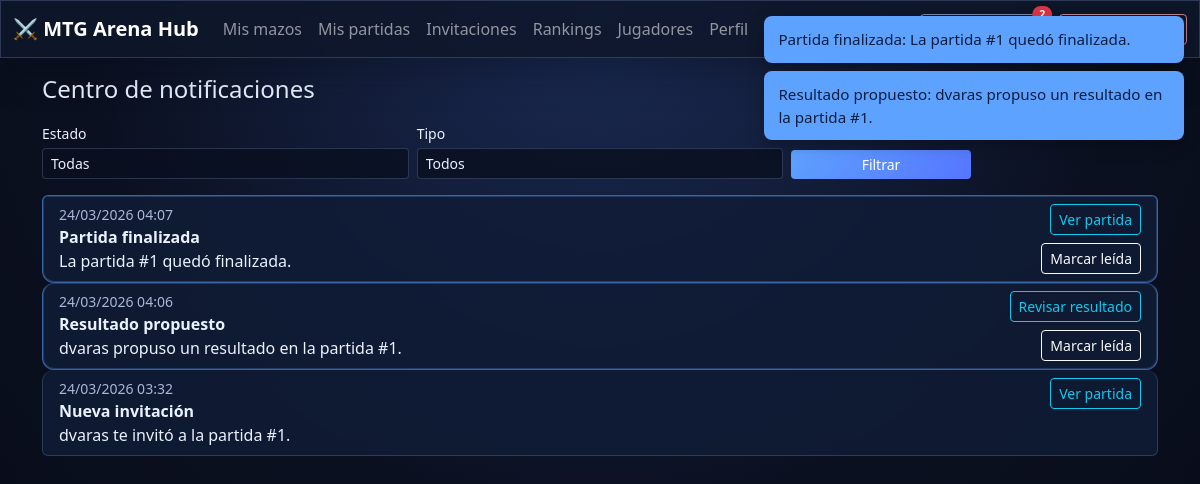
The app's page /matches/notifications/ (signed in) with its own data.
### matches/models.py (models this page shows, shortened)
class MatchNotification(models.Model):
    class Type(models.TextChoices):
        MATCH_CREATED = 'match_created', 'Partida creada'
        INVITATION_ACCEPTED = 'invitation_accepted', 'Invitación aceptada'
        INVITATION_REJECTED = 'invitation_rejected', 'Invitación rechazada'
        RESULT_PROPOSED = 'result_proposed', 'Resultado propuesto'
        RESULT_ACCEPTED = 'result_accepted', 'Resultado aceptado'
        RESULT_REJECTED = 'result_rejected', 'Resultado rechazado'
        MATCH_FINALIZED = 'match_finalized', 'Partida finalizada'
    recipient = models.ForeignKey(User, on_delete=models.CASCADE, related_name='match_notifications')
    actor = models.ForeignKey(User, on_delete=models.CASCADE, related_name='triggered_match_notifications')
    match = models.ForeignKey(Match, on_delete=models.CASCADE, related_name='notifications')
    notification_type = models.CharField(max_length=32, choices=Type.choices)
    title = models.CharField(max_length=120, default='Notificación')
    message = models.TextField()
    action_url = models.CharField(max_length=255, blank=True)
    action_label = models.CharField(max_length=80, blank=True)
    read_at = models.DateTimeField(null=True, blank=True)
    metadata = models.JSONField(default=dict, blank=True)
    is_read = models.BooleanField(default=False)
    created_at = models.DateTimeField(auto_now_add=True)
    class Meta:
        ordering = ['-created_at']
        indexes = [
            models.Index(fields=['recipient', 'is_read', '-created_at']),
            models.Index(fields=['recipient', '-created_at']),
            models.Index(fields=['created_at']),
        ]

### matches/views.py (the view)
# urls.py: path('notifications/', notifications_center, name='notifications_center'),
@login_required
def notifications_center(request):
    notifications_qs = MatchNotification.objects.filter(recipient=request.user).select_related('actor', 'match')
    status_filter = request.GET.get('status', 'all')
    type_filter = request.GET.get('type', 'all')
    if status_filter == 'unread':
        notifications_qs = notifications_qs.filter(is_read=False)
    if type_filter != 'all':
        notifications_qs = notifications_qs.filter(notification_type=type_filter)
    notifications_qs = notifications_qs.order_by('-created_at')
    paginator = Paginator(notifications_qs, 15)
    page_obj = paginator.get_page(request.GET.get('page'))
    return render(
        request,
        'matches/notifications_center.html',
        {
            'page_obj': page_obj,
            'status_filter': status_filter,
            'type_filter': type_filter,
            'notification_types': MatchNotification.Type.choices,
        },
    )

### matches/context_processors.py (called while the page is built)
def notifications(request):
    if not request.user.is_authenticated:
        return {'header_notifications': [], 'unread_notifications_count': 0}
    notifications_qs = (
        MatchNotification.objects.filter(recipient=request.user)
        .select_related('match')
        .order_by('-created_at')[:7]
    )
    header_notifications = list(notifications_qs)
    unread_notifications_count = MatchNotification.objects.filter(recipient=request.user, is_read=False).count()
    return {
        'header_notifications': header_notifications,
        'unread_notifications_count': unread_notifications_count,
    }

### matches/templates/matches/notifications_center.html (shortened to what this page needs)
{% extends 'base.html' %}
{% block content %}
<div class="d-flex flex-wrap justify-content-between align-items-center gap-2 mb-3">
  <h1 class="h4 mb-0">Centro de notificaciones</h1>
  <form method="post" action="{% url 'mark_notifications_read' %}">
    <button type="submit" class="btn btn-outline-light btn-sm">Marcar todas como leídas</button>
  </form>
</div>
<form method="get" class="row g-2 mb-3">
  <div class="col-12 col-md-4">
    <label class="form-label small mb-1" for="id_status">Estado</label>
    <select class="form-select form-select-sm" id="id_status" name="status">
      <option value="all" {% if status_filter == 'all' %}selected{% endif %}>Todas</option>
    </select>
  </div>
  <div class="col-12 col-md-4">
    <label class="form-label small mb-1" for="id_type">Tipo</label>
    <select class="form-select form-select-sm" id="id_type" name="type">
      <option value="all" {% if type_filter == 'all' %}selected{% endif %}>Todos</option>
    </select>
  </div>
  <div class="col-12 col-md-2 align-self-end">
    <button type="submit" class="btn btn-primary btn-sm w-100">Filtrar</button>
  </div>
</form>
<div class="list-group">
  {% for notification in page_obj %}
    <div class="list-group-item notification-card {% if not notification.is_read %}notification-card--unread{% endif %}">
      <div class="d-flex justify-content-between gap-3">
        <div>
          <small class="text-secondary d-block">{{ notification.created_at|date:"d/m/Y H:i" }}</small>
          <strong class="d-block">{{ notification.title }}</strong>
          <span>{{ notification.message }}</span>
        </div>
        <div class="text-end">
          {% if notification.action_url %}
            <a href="{% url 'open_notification' notification.id %}" class="btn btn-outline-info btn-sm mb-2">{{ notification.action_label|default:'Abrir' }}</a>
          {% endif %}
          {% if not notification.is_read %}
            <form method="post" action="{% url 'mark_notification_read' notification.id %}">
              <button type="submit" class="btn btn-outline-light btn-sm">Marcar leída</button>
            </form>
          {% endif %}
        </div>
      </div>
    </div>
  {% empty %}
    <div class="alert alert-secondary mb-0">No hay notificaciones para los filtros seleccionados.</div>
  {% endfor %}
</div>
{% endblock %}

### templates/base.html (shortened to what this page needs)
<!doctype html>
<html lang="es">
<head>
  {% load static %}
  <link href="https://cdn.jsdelivr.net/npm/bootstrap@5.3.3/dist/css/bootstrap.min.css" rel="stylesheet">
  <link href="https://cdn.jsdelivr.net/npm/notyf@3/notyf.min.css" rel="stylesheet">
  <link href="{% static 'vendor/notyf-fallback.css' %}" rel="stylesheet">
  <link href="{% static 'css/app.css' %}" rel="stylesheet">
</head>
<body class="app-body" data-notifications-feed-url="{% url 'notifications_feed' %}">
<nav class="navbar navbar-expand-lg navbar-dark bg-black border-bottom border-secondary sticky-top">
  <div class="container-fluid">
    <a class="navbar-brand fw-bold" href="/">⚔️ MTG Arena Hub</a>
    <div class="collapse navbar-collapse" id="nav">
      {% if user.is_authenticated %}
      <ul class="navbar-nav me-auto">
        <li class="nav-item"><a class="nav-link" href="{% url 'deck_list' %}">Mis mazos</a></li>
        <li class="nav-item"><a class="nav-link" href="{% url 'match_list' %}">Mis partidas</a></li>
        <li class="nav-item"><a class="nav-link" href="{% url 'invitation_list' %}">Invitaciones</a></li>
        <li class="nav-item"><a class="nav-link" href="{% url 'ranking_dashboard' %}">Rankings</a></li>
        <li class="nav-item"><a class="nav-link" href="{% url 'players_list' %}">Jugadores</a></li>
        <li class="nav-item"><a class="nav-link" href="{% url 'profile' %}">Perfil</a></li>
      </ul>
      <div class="dropdown me-3 notifications-wrapper">
        <button class="btn btn-outline-light btn-sm position-relative notifications-trigger" type="button" data-bs-toggle="dropdown" data-bs-auto-close="outside" aria-expanded="false" aria-label="Abrir notificaciones">
          <span class="notifications-trigger__icon" aria-hidden="true">🔔</span>
          <span class="notifications-trigger__label">Notificaciones</span>
          <span id="notifications-badge" class="position-absolute top-0 start-100 translate-middle badge rounded-pill bg-danger {% if not unread_notifications_count %}d-none{% endif %}">{{ unread_notifications_count }}</span>
        </button>
      </div>
      <form method="post" action="{% url 'logout' %}" class="d-inline logout-form">
        <button class="btn btn-outline-light btn-sm logout-btn" type="submit" aria-label="Cerrar sesión">
          <span aria-hidden="true">↩</span>
          <span>Cerrar sesión</span>
        </button>
      </form>
      {% endif %}
    </div>
  </div>
</nav>
<main class="container py-3">
  {% block content %}{% endblock %}
</main>
</body>
</html>

### core/static/css/app.css (style rules this page uses)
:root { --bg: #0b1020; --surface: rgba(14, 23, 43, 0.86); --surface-2: rgba(20, 31, 58, 0.95); --border: rgba(139, 163, 214, 0.25); --text: #eaf1ff; --muted: #a9b8d8; --primary: #5ea2ff; --success: #38d39f; --danger: #ff7e9b; }
body.app-body { min-height: 100vh; color: var(--text); background: radial-gradient(circle at top, #1b2b55 0%, var(--bg) 52%, #070b17 100%); }
.app-body h1, .app-body h2, .app-body h3, .app-body h4, .app-body h5, .app-body h6, .app-body p, .app-body li, .app-body label, .app-body small, .app-body .card-title, .app-body .card-text { color: var(--text); }
.navbar, .card, .list-group-item, .modal-content { backdrop-filter: blur(8px); }
.bg-black, .card { background: var(--surface) !important; border: 1px solid var(--border) !important; box-shadow: 0 14px 35px rgba(7, 11, 23, 0.35); color: var(--text) !important; }
.form-control, .form-select, textarea { background: rgba(9, 16, 32, 0.8) !important; border: 1px solid var(--border) !important; color: var(--text) !important; }
.form-label { color: var(--text) !important; }
.text-secondary { color: var(--muted) !important; }
.btn-primary { background: linear-gradient(135deg, #5ea2ff, #5675ff); border: 0; }
.list-group-item, .table, .table th, .table td { background: var(--surface); color: var(--text); border-color: var(--border); }
a { color: #91c4ff; }
.notifications-trigger { display: inline-flex; align-items: center; gap: 0.35rem; border-color: rgba(199, 214, 249, 0.6); }
.notifications-trigger__label { font-size: 0.78rem; }
.logout-btn { display: inline-flex; align-items: center; gap: 0.4rem; border-color: rgba(255, 170, 170, 0.75); color: #ffd8d8; }
.notification-card { background: rgba(16, 29, 55, 0.82); border: 1px solid var(--border); border-radius: 12px; }
.notification-card--unread { border-color: rgba(94, 162, 255, 0.55); box-shadow: inset 0 0 0 1px rgba(94, 162, 255, 0.25); }

### records on screen
MatchNotification: created_at "24/03/2026 04:07", title "Partida finalizada", message "La partida #1 quedó finalizada.", action_label "Ver partida"
MatchNotification: created_at "24/03/2026 04:06", title "Resultado propuesto", message "dvaras propuso un resultado en la partida #1.", action_label "Revisar resultado"
MatchNotification: created_at "24/03/2026 03:32", title "Nueva invitación", message "dvaras te invitó a la partida #1.", action_label "Ver partida"

### other values on screen
{{ unread_notifications_count }} "2"
